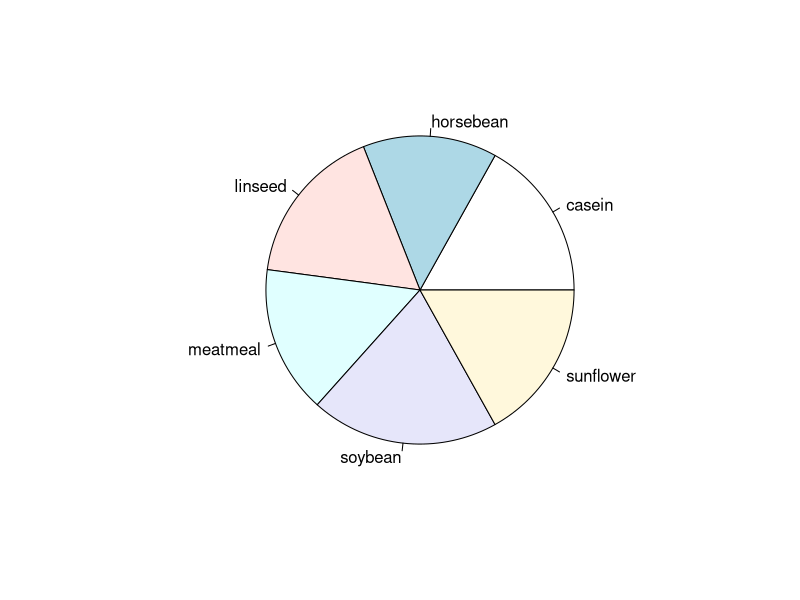

Write the R code that produced this figure.
# R Statistics Essential Training
# Ex02_02
# Creating pie charts for categorical variables

#Load datasets package
require("datasets")

rm(list=ls()) #delete all previously stored data
data(chickwts)

#create a table with the frequencies
feeds <- table(chickwts$feed)
feeds

pie(feeds)
?pie